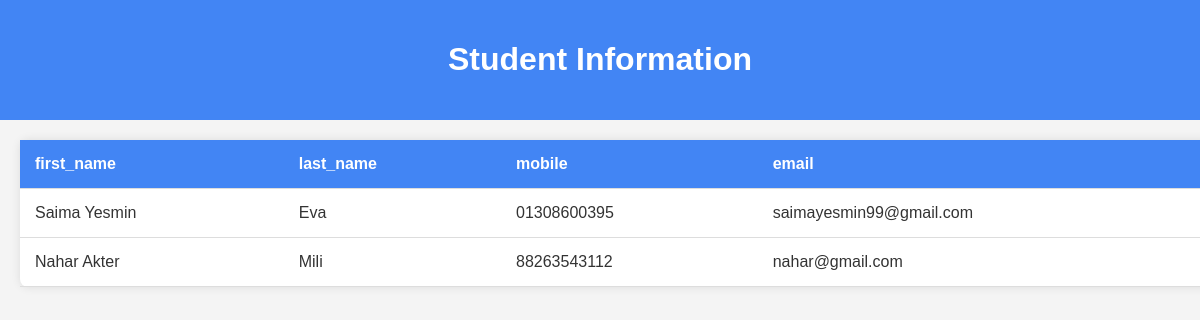
Before: /studentPage with the older database file.
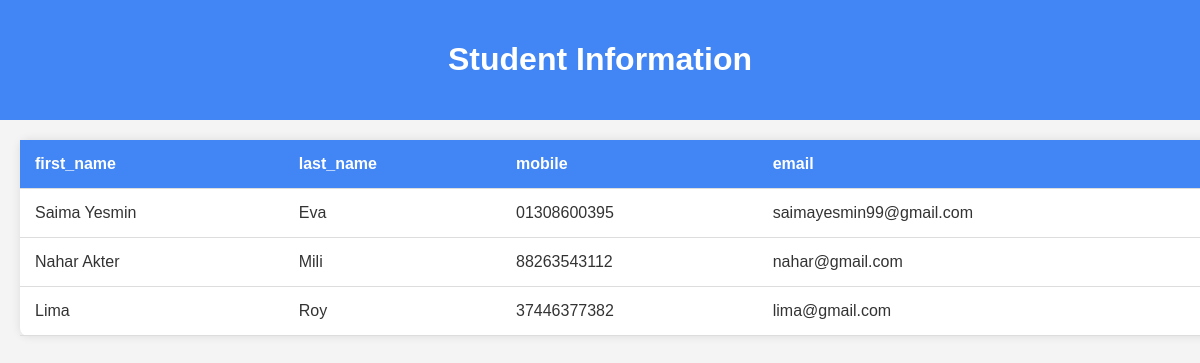
After: the same page with the newer database file.
### myapp/models.py (models this page shows, shortened)
class Student_Model(models.Model):
    first_name=models.CharField(max_length=100)
    last_name=models.CharField(max_length=100)
    mobile=models.CharField(max_length=100)
    email=models.CharField(max_length=100)

### myProject/views.py (the view)
# urls.py: path('studentPage', studentPage, name="studentPageUrl"),
def studentPage(request):
    student = Student_Model.objects.all()
    context = {
        "std": student,
    }
    return render(request,"student.html",context)

### templates/student.html (shortened to what this page needs)
<!DOCTYPE html>
<html lang="en">
<head>
</head>
<body>
  <header>
    <h1>Student Information</h1>
  </header>
  <table>
    <tr>
      <th>first_name</th>
      <th>last_name</th>
      <th>mobile</th>
      <th>email</th>
    </tr>
    {% for i in std %}
    <tr>
      <td>{{i.first_name}}</td>
      <td>{{i.last_name}}</td>
      <td>{{i.mobile}}</td>
      <td>{{i.email}}</td>
    </tr>
    {% endfor %}
  </table>
</body>
</html>

### templates/student.html (style rules this page uses)
body { font-family: Arial, sans-serif; background-color: #f4f4f4; color: #333; margin: 0; padding: 0; }
header { background-color: #4285f4; color: #fff; text-align: center; padding: 20px; }
table { margin: 20px; width: 100%; border-collapse: collapse; background-color: #fff; border-radius: 8px; box-shadow: 0 0 10px rgba(0, 0, 0, 0.1); }
th, td { padding: 15px; text-align: left; border-bottom: 1px solid #ddd; }
th { background-color: #4285f4; color: #fff; }

Changed rows visible on the page:
added Student_Model: first_name "Lima", last_name "Roy", mobile "37446377382", email "lima@gmail.com"
